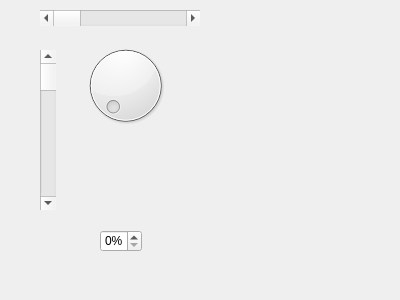
<?xml version="1.0" encoding="UTF-8"?>
<ui version="4.0">
 <class>MyWidget</class>
 <widget class="QWidget" name="MyWidget">
  <property name="geometry">
   <rect>
    <x>0</x>
    <y>0</y>
    <width>400</width>
    <height>300</height>
   </rect>
  </property>
  <property name="windowTitle">
   <string>MyWidget</string>
  </property>
  <widget class="QDial" name="dial">
   <property name="geometry">
    <rect>
     <x>80</x>
     <y>40</y>
     <width>91</width>
     <height>91</height>
    </rect>
   </property>
  </widget>
  <widget class="QScrollBar" name="horizontalScrollBar">
   <property name="geometry">
    <rect>
     <x>40</x>
     <y>10</y>
     <width>160</width>
     <height>16</height>
    </rect>
   </property>
   <property name="orientation">
    <enum>Qt::Horizontal</enum>
   </property>
  </widget>
  <widget class="QScrollBar" name="verticalScrollBar">
   <property name="geometry">
    <rect>
     <x>40</x>
     <y>50</y>
     <width>16</width>
     <height>160</height>
    </rect>
   </property>
   <property name="orientation">
    <enum>Qt::Vertical</enum>
   </property>
  </widget>
  <widget class="QSpinBox" name="spinBox">
   <property name="geometry">
    <rect>
     <x>100</x>
     <y>230</y>
     <width>42</width>
     <height>22</height>
    </rect>
   </property>
   <property name="suffix">
    <string>%</string>
   </property>
  </widget>
 </widget>
 <layoutdefault spacing="6" margin="11"/>
 <resources/>
 <connections>
  <connection>
   <sender>verticalScrollBar</sender>
   <signal>valueChanged(int)</signal>
   <receiver>dial</receiver>
   <slot>setValue(int)</slot>
   <hints>
    <hint type="sourcelabel">
     <x>46</x>
     <y>103</y>
    </hint>
    <hint type="destinationlabel">
     <x>92</x>
     <y>103</y>
    </hint>
   </hints>
  </connection>
  <connection>
   <sender>dial</sender>
   <signal>valueChanged(int)</signal>
   <receiver>verticalScrollBar</receiver>
   <slot>setValue(int)</slot>
   <hints>
    <hint type="sourcelabel">
     <x>87</x>
     <y>77</y>
    </hint>
    <hint type="destinationlabel">
     <x>50</x>
     <y>80</y>
    </hint>
   </hints>
  </connection>
  <connection>
   <sender>horizontalScrollBar</sender>
   <signal>valueChanged(int)</signal>
   <receiver>dial</receiver>
   <slot>setValue(int)</slot>
   <hints>
    <hint type="sourcelabel">
     <x>98</x>
     <y>16</y>
    </hint>
    <hint type="destinationlabel">
     <x>95</x>
     <y>44</y>
    </hint>
   </hints>
  </connection>
  <connection>
   <sender>dial</sender>
   <signal>valueChanged(int)</signal>
   <receiver>horizontalScrollBar</receiver>
   <slot>setValue(int)</slot>
   <hints>
    <hint type="sourcelabel">
     <x>159</x>
     <y>56</y>
    </hint>
    <hint type="destinationlabel">
     <x>159</x>
     <y>18</y>
    </hint>
   </hints>
  </connection>
  <connection>
   <sender>dial</sender>
   <signal>sliderMoved(int)</signal>
   <receiver>spinBox</receiver>
   <slot>setValue(int)</slot>
   <hints>
    <hint type="sourcelabel">
     <x>120</x>
     <y>126</y>
    </hint>
    <hint type="destinationlabel">
     <x>121</x>
     <y>232</y>
    </hint>
   </hints>
  </connection>
 </connections>
</ui>
